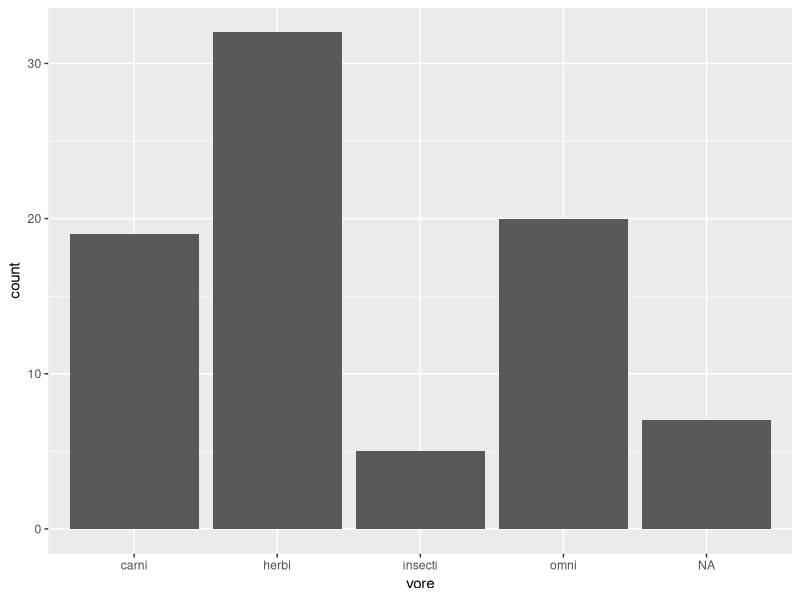
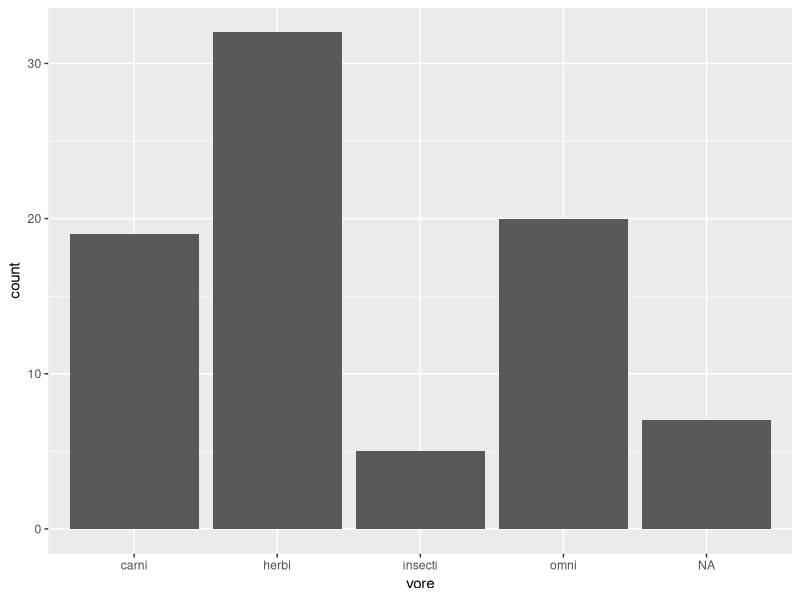
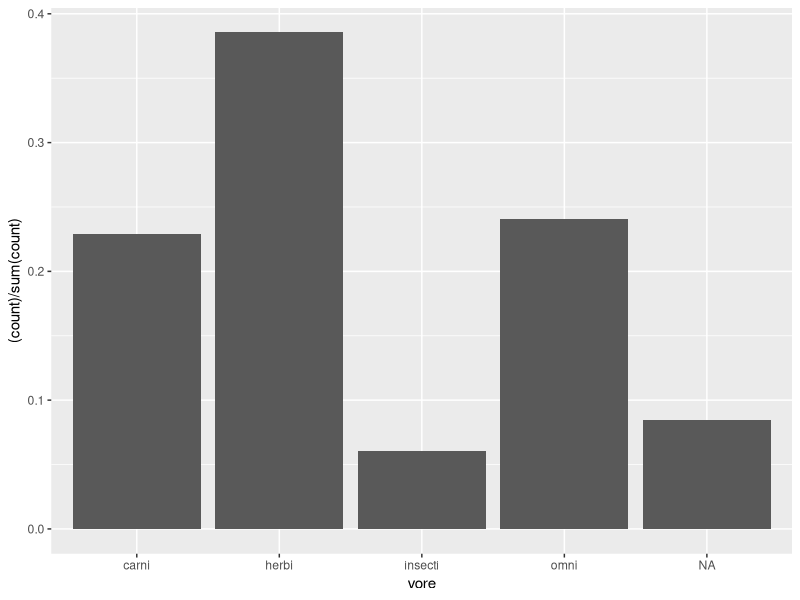
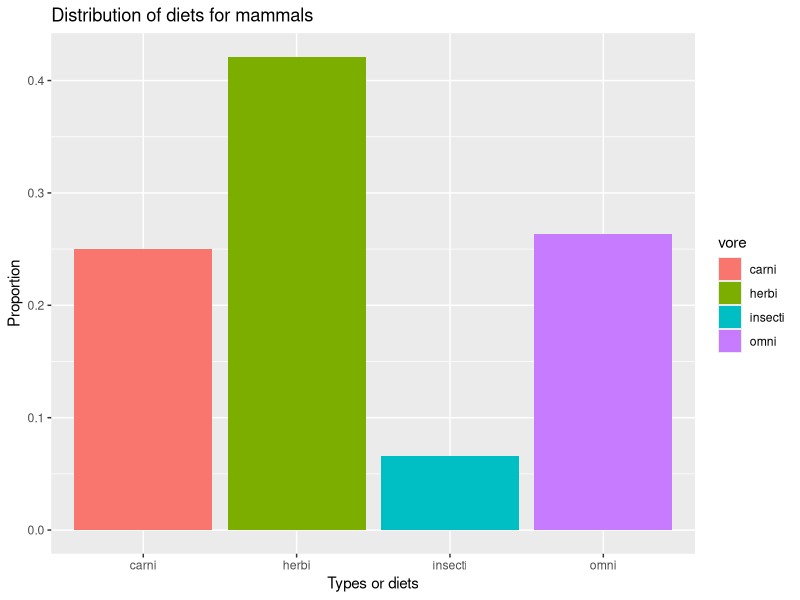
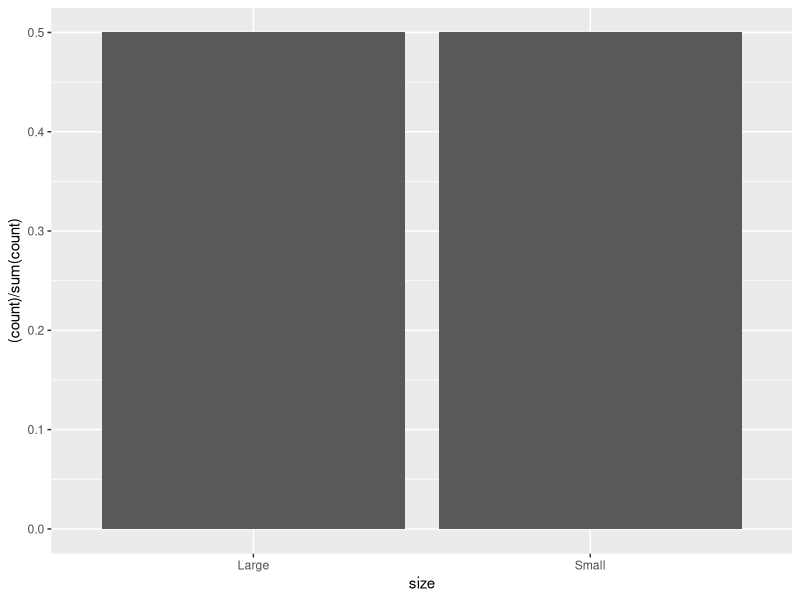
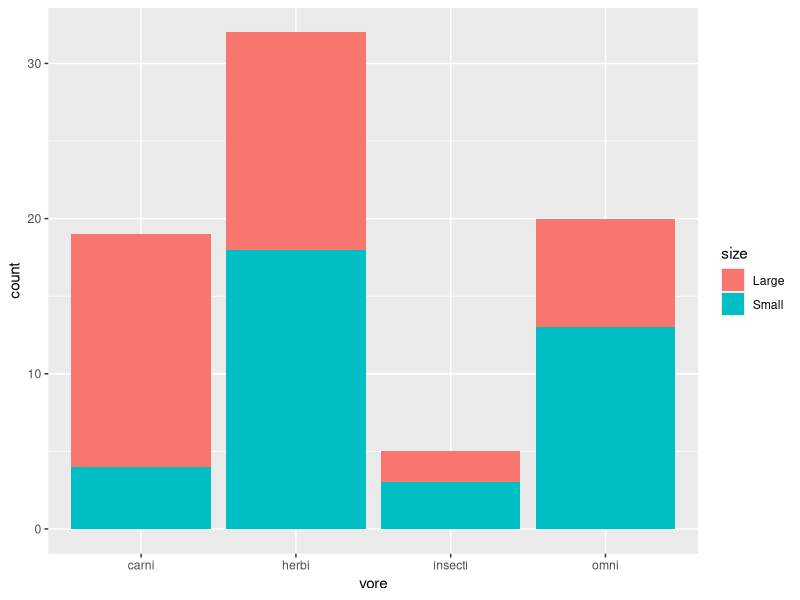
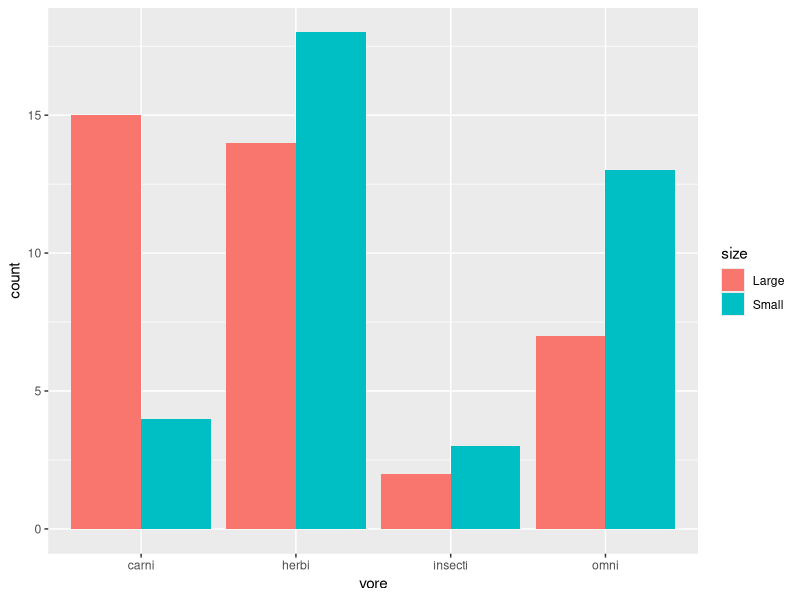
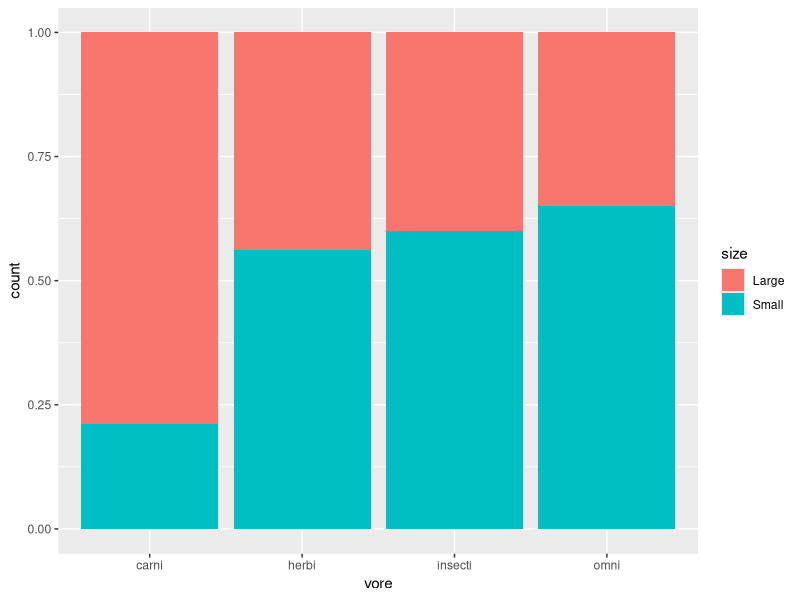

These charts were generated, in order, by the following R code:
## ---- chunk 1
# The following code is a basic setup for your document
# You won't have to edit it (unless you want to!)
knitr::opts_chunk$set(echo = TRUE, eval = TRUE, fig.align = "center", warning = F, message = F, R.options = list(max.print = 100))
## ---- chunk 2
# Call a package
library(ggplot2)
## ---- chunk 3
# Take a look at the dataset
head(msleep)

# More information about the observations, variables, ...
str(msleep)

# Let's save msleep as a data frame in our environment
msleep <- as.data.frame(msleep)
## ---- chunk 4
# Use geom_bar() with a statistic option
ggplot(msleep, aes(x = vore)) +
  geom_bar(stat = "count")
## ---- chunk 5
ggplot(msleep, aes(x = vore)) +
  stat_count(geom = "bar")
## ---- chunk 6
# Replace `stat =` by setting aesthetics for the y axis, calculating a percentage
ggplot(msleep, aes(x = vore)) +
  geom_bar(aes(y = (..count..)/sum(..count..))) 
## ---- chunk 7
# Create a new dataset which excludes rows where vore is NA
msleep_nm <- msleep[!is.na(msleep$vore), ] 
# only select rows with non-missing values: ! and function is.na()
## ---- chunk 8
# Now represent the diets without the NA category
ggplot(msleep_nm, aes(x = vore)) + 
  # fill will fill the bar, while color = '' only colors the outside of bars
  geom_bar(aes(y = (..count..)/sum(..count..), fill = vore)) + # fill the shape with some color
  labs(
    title = "Distribution of diets for mammals",
    x = "Types or diets",
    y = "Proportion"
  )
## ---- chunk 9
# Create a new variable with ifelse(condition, if_true, if_false)
# Use the median to separate the lower half of mammals (small) based on their body weight
msleep_nm$size <- ifelse(msleep_nm$bodywt < median(msleep_nm$bodywt), "Small", "Large")
## ---- chunk 10
# Check the proportions: why does it make sense?
ggplot(msleep_nm, aes(x = size)) +
  geom_bar(aes(y = (..count..)/sum(..count..)))
## ---- chunk 11
# Let's represent the diets on the x-axis and the size as a color
ggplot(msleep_nm, aes(x = vore, fill = size)) +
  geom_bar()
## ---- chunk 12
# Side-by-side bar graph
ggplot(msleep_nm, aes(x = vore, fill = size)) +
  geom_bar(position = "dodge") 
## ---- chunk 13
# Representing the distribution of size (color) for each diet (bar)
ggplot(msleep_nm, aes(x = vore, fill = size)) +
  geom_bar(position = "fill")
## ---- chunk 14
# Representing the distribution of diet (color) for each size (bar)
ggplot(msleep_nm, aes(x = size, fill = vore)) + 
  geom_bar(position = 'fill') +
  labs(y = "Proportion")
## ---- chunk 15
# Representing the distribution of diet (color) for each size (bar)
ggplot(msleep_nm, aes(x = size, fill = vore)) + 
  geom_bar(position = 'fill') +
  labs(y = "Percentage") + 
  # use an option called scales::percent to display percentages on tick marks for the y-axis
  scale_y_continuous(labels = scales::percent)
## ---- chunk 16
# Represent the mean total amount of sleep depending on the diet
ggplot(msleep_nm, aes(x = vore, y = sleep_total, fill = vore)) +
  geom_bar(stat = "summary", fun = "mean")
## ---- chunk 17
ggplot(msleep_nm, aes(x = vore, y = sleep_total, fill = vore)) +
  geom_bar(stat = "summary", fun = "mean") +
  # adding error bar, here mean_se = mean standard error.
  # summary = create summary statistics
  geom_errorbar(stat = "summary", fun.data = "mean_se") 
## ---- chunk 18
# Many categories for order
ggplot(msleep_nm, aes(x = order, fill = order)) +
  geom_bar()
## ---- chunk 19
# Solution 1 : Angle the axis labels and remove the legend
ggplot(msleep_nm, aes(x = order, fill = order)) +
  geom_bar() + 
  theme(axis.text.x = element_text(angle = 45, hjust = 1), 
        legend.position="none") 
## ---- chunk 20
# Solution 2 : flip the orientation of the bars
ggplot(msleep_nm, aes(y = order, fill = order)) +
  geom_bar() + 
  theme(legend.position="none")
## ---- chunk 21
# Use the aesthetics of shape
ggplot(msleep_nm, aes(x = bodywt, y = brainwt, shape = vore)) +
  geom_point(size = 3)
## ---- chunk 22
msleep_nm[msleep_nm$bodywt > 1000,]
## ---- chunk 23
# Define new limits for the x- and y-axis
ggplot(msleep_nm, aes(x = bodywt, y = brainwt, shape = vore)) +
  geom_point(size = 3) +
  xlim(0,1000) + 
  ylim(0,2)
## ---- chunk 24
# Adding a layer with `scale_`
ggplot(msleep_nm, aes(x = bodywt, y = brainwt, shape = vore)) +
  geom_point(size = 3) +
  # log helps us to visualize both small values and large values
  # better plot
  scale_x_log10() + 
  scale_y_log10()
## ---- chunk 25
# Changing threshold for scientific notation
options(scipen = 999)

# Redo the graph
ggplot(msleep_nm, aes(x = bodywt, y = brainwt, shape = vore)) +
  geom_point(size = 3) +
  scale_x_log10() + 
  scale_y_log10()
## ---- chunk 26
ggplot(msleep_nm, aes(x = sleep_total, y = sleep_rem, shape = vore, color = vore)) +
  geom_point(aes(size = bodywt))
## ---- chunk 27
# Distribution of `bodywt`
ggplot(msleep_nm, aes(y = bodywt)) +
geom_boxplot()
## ---- chunk 28
# There are a few high values for body weight, let's try a log-transformation
ggplot(msleep_nm, aes(y = log10(bodywt))) +
geom_boxplot()
## ---- chunk 29
# Use logarithmic scale of body weight for the size of the data points
ggplot(msleep_nm, aes(x = sleep_total, y = sleep_rem, color = log10(bodywt))) +
  geom_point(size = 3) +
  # choose colors of the scale from yellow to red
  scale_color_gradient(low = "yellow", high = "red")
## ---- chunk 30
RColorBrewer::display.brewer.all()
## ---- chunk 31
# Shades of blue
ggplot(msleep_nm, aes(x = vore)) + 
  geom_bar(aes(y = (..count..)/sum(..count..), fill = vore)) +
  scale_fill_brewer()

# Shades of orange
ggplot(msleep_nm, aes(x = vore)) + 
  geom_bar(aes(y = (..count..)/sum(..count..), fill = vore)) +
  scale_fill_brewer(palette = "Oranges")
